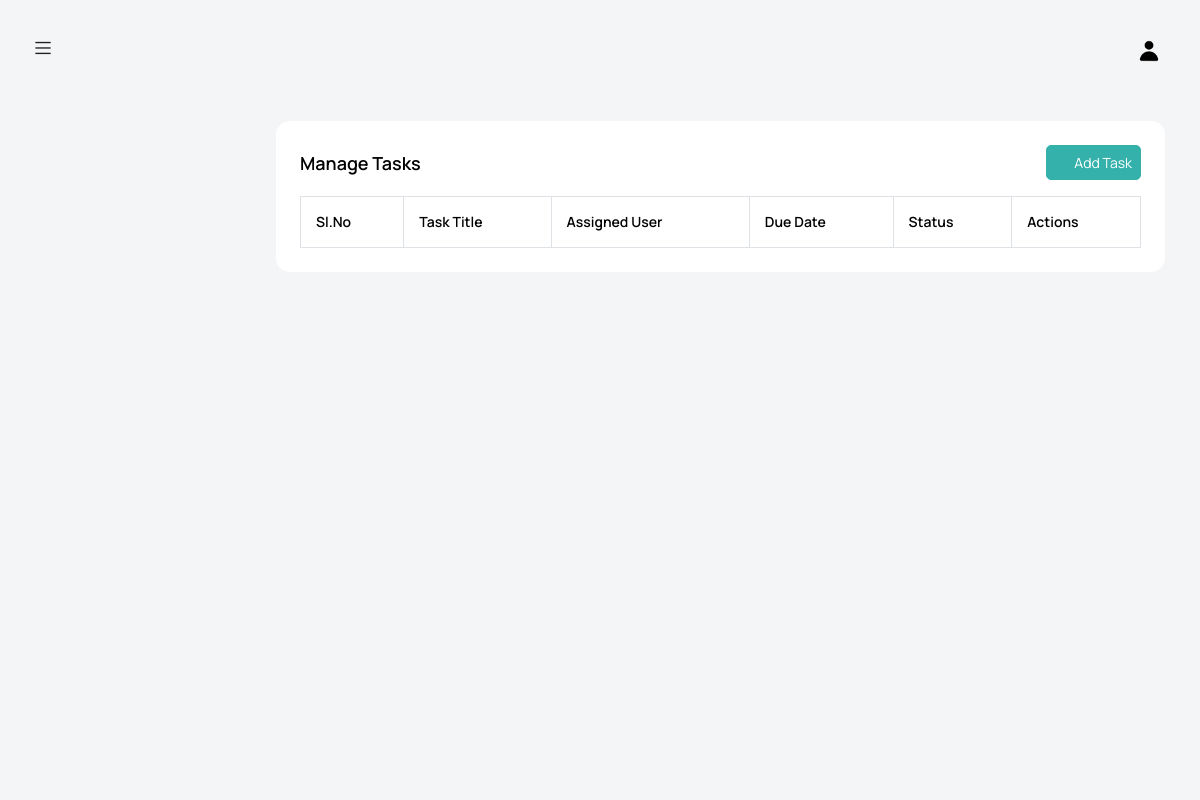
Before: /manage_tasks/ (signed in) with the older database file.
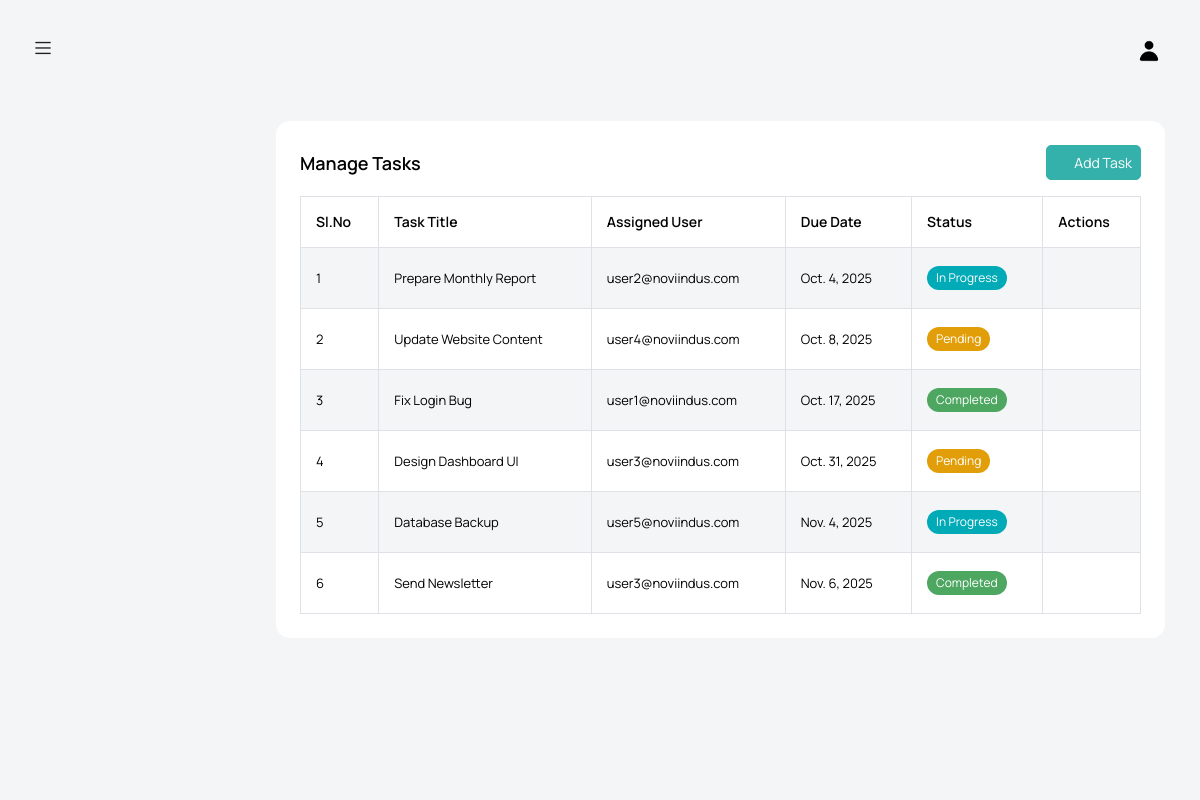
After: the same page with the newer database file.
### apis/models.py (models this page shows, shortened)
class Task(models.Model):
    STATUS_CHOICES = [
        (STATUS_PENDING, 'Pending'),
        (STATUS_IN_PROGRESS, 'In Progress'),
        (STATUS_COMPLETED, 'Completed'),
    ]
    title = models.CharField(max_length=255)
    description = models.TextField()
    assigned_to = models.ForeignKey(User, on_delete=models.CASCADE, related_name='tasks', limit_choices_to={'role': USER})
    due_date = models.DateField()
    status = models.CharField(max_length=20, choices=STATUS_CHOICES, default=STATUS_PENDING)
    completion_report = models.TextField(blank=True, null=True)
    worked_hours = models.DecimalField(max_digits=5, decimal_places=2, blank=True, null=True)
    created_at = models.DateTimeField(auto_now_add=True)
    updated_at = models.DateTimeField(auto_now=True)

class User(AbstractBaseUser, PermissionsMixin):
    ROLE_CHOICES = [
        (USER, 'User'),
        (ADMIN, 'Admin'),
        (SUPER_ADMIN, 'SuperAdmin'),
    ]
    email = models.EmailField(_('email address'), unique=True)
    first_name = models.CharField(_('first name'), max_length=30)
    last_name = models.CharField(_('last name'), max_length=30, blank=True)
    assigned_admin = models.ForeignKey(
        'self',
        on_delete=models.SET_NULL,
        null=True,
        blank=True,
        related_name='assigned_users',
        limit_choices_to={'role': ADMIN}
    )
    is_active = models.BooleanField(_('active'), default=True)
    is_staff = models.BooleanField(_('staff status'), default=False)
    is_superuser = models.BooleanField(_('superuser status'), default=False)
    role = models.CharField(max_length=20, choices=ROLE_CHOICES)
    date_joined = models.DateTimeField(_('date joined'), auto_now_add=True)
    updated_at = models.DateTimeField(_('date updated'), auto_now=True)
    groups = models.ManyToManyField(
        'auth.Group',
        related_name='customuser_set',
        blank=True,
        help_text='The groups this user belongs to',
    )
    user_permissions = models.ManyToManyField(
        'auth.Permission',
        related_name='customuser_permissions_set',
        blank=True,
        help_text='Specific permissions for this user',
    )
    objects = CustomUserManager()
    USERNAME_FIELD = 'email'
    REQUIRED_FIELDS = ['first_name', 'role']
    def is_superadmin(self):
        return self.role == SUPER_ADMIN
    def is_admin(self):
        return self.role == ADMIN

### admin_interface/views.py (the view)
# urls.py: path('manage_tasks/', ManageTasksView.as_view(), name='manage_tasks'),
class ManageTasksView(RoleRequiredMixin, TemplateView):
    template_name = "manage_tasks.html"
    allowed_roles = [SUPER_ADMIN, ADMIN]
    def get_context_data(self, **kwargs):
        context = super().get_context_data(**kwargs)
        users = User.objects.filter(role=USER)
        tasks = Task.objects.select_related("assigned_to__assigned_admin").all()
        if self.request.user.is_admin():
            users = users.filter(assigned_admin=self.request.user)
            tasks = tasks.filter(assigned_to__in=users)
        context['tasks'] = tasks
        context['users'] = users
        context['task_status'] = [(STATUS_PENDING, 'Pending'), (STATUS_IN_PROGRESS, 'In Progress'), (STATUS_COMPLETED, 'Completed')]
        return context

### admin_interface/permissions_mixin.py (called while the page is built)
    def dispatch(self, request, *args, **kwargs):
        if not request.user.is_authenticated:
            return self.handle_no_permission()
        if request.user.is_superadmin():
            user_role = SUPER_ADMIN
        elif request.user.is_admin():
            user_role = ADMIN
        elif request.user.is_user():
            user_role = USER
        else:
            user_role = None
        if self.allowed_roles and user_role not in self.allowed_roles:
            raise PermissionDenied
        return super().dispatch(request, *args, **kwargs)

### admin_interface/templates/manage_tasks.html (shortened to what this page needs)
{% extends 'base.html' %}
{% load static %}
{% block head %}
<link rel="stylesheet" href="https://cdn.datatables.net/1.13.6/css/jquery.dataTables.min.css">
{% endblock %}
{% block content %}
<div class="col-12">
  <div class="card">
    <div class="card-body">
      <div class="d-flex justify-content-between align-items-center mb-3">
        <h4 class="card-title mb-0">Manage Tasks</h4>
        <button type="button" class="btn btn-success" data-bs-toggle="modal" data-bs-target="#addTaskModal" style="padding: 8px;">
          <i class="mdi mdi-clipboard-plus me-1"></i> Add Task
        </button>
      </div>
      <div class="table-responsive">
        <table id="tasksTable" class="table table-striped table-bordered">
          <thead>
            <tr>
              <th>Sl.No</th>
              <th>Task Title</th>
              <th>Assigned User</th>
              <th>Due Date</th>
              <th>Status</th>
              <th>Actions</th>
            </tr>
          </thead>
          <tbody>
            {% for task in tasks %}
            <tr
                data-task-id="{{ task.id }}"
                data-title="{{ task.title }}"
                data-description="{{ task.description }}"
                data-assigned-to="{{ task.assigned_to.id }}"
                data-due-date="{{ task.due_date|date:'Y-m-d' }}"
                data-status="{{ task.status }}"
                data-completion-report="{{ task.completion_report|default:'' }}"
                data-worked-hours="{{ task.worked_hours|default:'' }}"
            >
              <td>{{ forloop.counter }}</td>
              <td>{{ task.title }}</td>
              <td>{{ task.assigned_to.email }}</td>
              <td>{{ task.due_date }}</td>
              <td>
                {% if task.status == 'pending' %}
                    <span class="badge bg-warning" style="border-radius: 15px;">{{ task.get_status_display }}</span>
                {% elif task.status == 'in_progress' %}
                    <span class="badge bg-info" style="border-radius: 15px;">{{ task.get_status_display }}</span>
                {% elif task.status == 'completed' %}
                    <span class="badge bg-success" style="border-radius: 15px;">{{ task.get_status_display }}</span>
                {% else %}
                    <span class="badge bg-secondary" style="border-radius: 15px;">{{ task.get_status_display }}</span>
                {% endif %}
              </td>
              <td>
                <i class="mdi mdi-pencil text-muted edit-task"
                   title="Edit"
                   style="cursor: pointer; font-size: 1.2rem;">
                </i>
                <i class="mdi mdi-delete text-danger ms-3 delete-task"
                   title="Delete"
                   style="cursor: pointer; font-size: 1.2rem;"
                   data-task-id="{{ task.id }}">
                </i>
              </td>
            </tr>
            {% endfor %}
          </tbody>
        </table>
      </div>
    </div>
  </div>
</div>
<div aria-live="polite" aria-atomic="true" class="toast-container position-fixed top-0 end-0 p-3" style="z-index: 9999; right: 0; top: 0;">
</div>
{% endblock %}

Changed rows visible on the page:
added Task: title "Prepare Monthly Report", assigned_to.email "user2@noviindus.com", due_date "Oct. 4, 2025", status "In Progress"
added Task: title "Update Website Content", assigned_to.email "user4@noviindus.com", due_date "Oct. 8, 2025", status "Pending"
added Task: title "Fix Login Bug", assigned_to.email "user1@noviindus.com", due_date "Oct. 17, 2025", status "Completed"
added Task: title "Design Dashboard UI", assigned_to.email "user3@noviindus.com", due_date "Oct. 31, 2025", status "Pending"
added Task: title "Database Backup", assigned_to.email "user5@noviindus.com", due_date "Nov. 4, 2025", status "In Progress"
added Task: title "Send Newsletter", assigned_to.email "user3@noviindus.com", due_date "Nov. 6, 2025", status "Completed"
